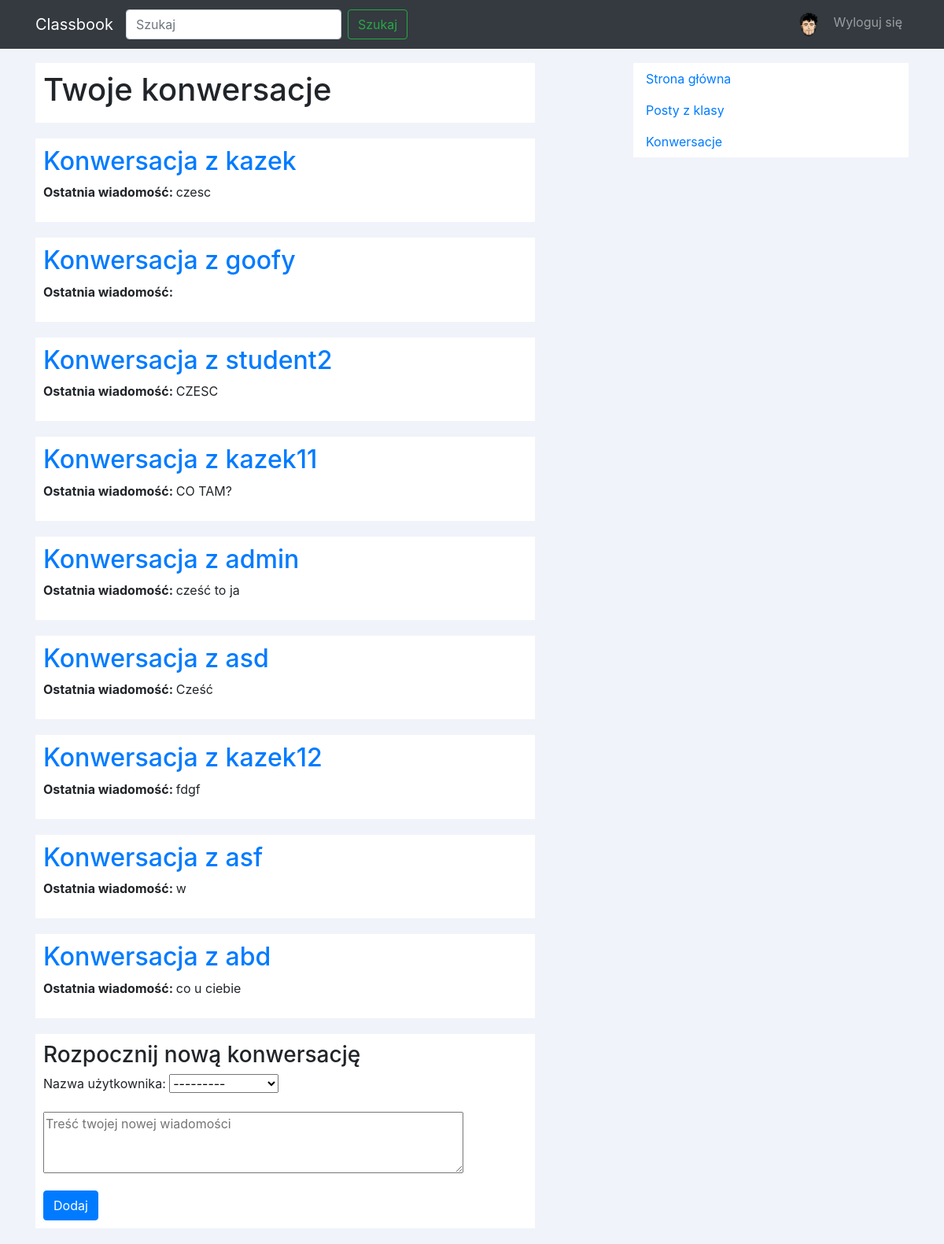
The app's page /conversations/ (signed in) with its own data.
### main/models.py (models this page shows, shortened)
class Profile(models.Model):
	user = models.OneToOneField(User, on_delete=models.CASCADE)
	avatar = models.ImageField(upload_to='main/static/main/avatars/', blank=True, null=True)
	description = models.CharField(max_length=1024, blank=True, null=True)

class Conversation(models.Model):
	user1 = models.ForeignKey(User, on_delete=models.CASCADE, related_name="user1")
	user2 = models.ForeignKey(User, on_delete=models.CASCADE, related_name="user2")
	messages = models.ManyToManyField(Message, null=True, blank=True)

class Message(models.Model):
	date = models.DateTimeField(default=datetime.now)
	content = models.CharField(max_length=10000)
	sender = models.ForeignKey(User, on_delete=models.CASCADE, null=True, blank=True, related_name="sender")
	class Meta:
		ordering = ['date']

### main/views.py (the view, shortened to what this page needs)
# urls.py: url(r'^conversations/$', views.get_conversations, name="get_conversations"),
@login_required(login_url='/')
def get_conversations(request):
	conversations = list(set(list(chain(
		Conversation.objects.filter(user1=request.user),
		Conversation.objects.filter(user2=request.user)
	))))
	form = ConversationForm()
	context = {
		"conversations": conversations,
		"form": form
	}
	return render(request, 'main/conversations.html', context)

### main/forms.py
class ConversationForm(forms.Form):
	user = forms.ModelChoiceField(queryset=User.objects.all(), label="Nazwa użytkownika")
	new_message = forms.CharField(max_length=256, label="", widget=forms.Textarea(attrs=
		{'cols': 50, 'rows': 3, 'placeholder': 'Treść twojej nowej wiadomości'}))

### main/templatetags/profile.py (called while the page is built)
@register.simple_tag
def get_profile_avatar(user, view_name = 0, username = 0):
	if view_name:
		avatar = Profile.objects.get(user=User.objects.get(username=username)).avatar
	else:
		avatar = Profile.objects.get(user=user).avatar
	if avatar:
		return avatar.url[4:]
	else:
		return '/static/main/avatars/default.png'

@register.simple_tag
def get_conversation_username(conversation, user):
	if conversation.user1 == user:
		return conversation.user2.username
	else:
		return conversation.user1.username

### main/templates/main/conversations.html (shortened to what this page needs)
{% extends 'main/base.html' %}
{% block header %}
	{% load profile %}
{% endblock %}
{% block content %}
	<div id="about" class="post">
		<h1>Twoje konwersacje</h1>
	</div>
	<div id="posts">
		{% for conversation in conversations %}
			<div class="post">
				<h2 class="post-title"> <a href="{% url 'conversation_view' conversation.id %}">Konwersacja z {% get_conversation_username conversation user %}</a> </h2>
				<p>
					<b>Ostatnia wiadomość: </b>{{ conversation.messages.last.content }}
				</p>
			</div>
		{% endfor %}
	</div>
	<div class="post">
		<h3>Rozpocznij nową konwersację</h3>
		<form method="POST">
			{{ form.as_p }}
			<button type="submit" class="btn btn-primary">Dodaj</button>
		</form>
	</div>
{% endblock %}

### main/templates/main/base.html (shortened to what this page needs)
{% load profile %}
<!DOCTYPE html>
<html>
<head>
	{% load static %}
	{% load humanize %}
	<link rel="stylesheet" href="https://maxcdn.bootstrapcdn.com/bootstrap/4.0.0/css/bootstrap.min.css">
	<link rel="stylesheet" type="text/css" href="{% static 'main/base.css' %}">
</head>
<body style="padding-top : 60px;">
	<nav class="navbar navbar-expand-lg navbar-dark bg-dark fixed-top">
		<div class="container">
			<a class="navbar-brand" href="{% url 'index' %}">Classbook</a>
			<div class="collapse navbar-collapse" id="navbarSupportedContent">
				<form class="form-inline my-2 my-lg-0" method="POST" action="{% url 'search_view' %}">
					<input class="form-control mr-sm-2" name="search_text" type="search" placeholder="Szukaj" aria-label="Search">
					<button class="btn btn-outline-success my-2 my-sm-0" type="submit">Szukaj</button>
				</form>
				<ul class="navbar-nav navbar-right ml-auto">
					{% if request.user.is_authenticated %}
					<li class="nav-item profile-userpic-small">
						<a class="nav-link" href="{% url 'user_view' request.user.username %}">
							<img class="avatar" src="{% get_profile_avatar request.user %}" />
						</a>
					</li>
					<li class="nav-item">
						<a class="nav-link" href="{% url 'logout' %}">Wyloguj się</a>
					</li>
					{% endif %}
				</ul>
			</div>
		</div>
	</nav>
	<div class="container">
		<div class="row">
			<div class="col-md-7">
				{% block content %} {% endblock %}
			</div>
			<div class="col-md-1">
			</div>
			<div class="col-md-4" id="menu">
				{% include 'main/menu.html' %}
			</div>
		</div>
	</div>
</body>
</html>

### main/static/main/base.css (style rules this page uses)
body { background-color: #f8f9fa; }
#add_new_post, #menu { margin-top: 20px; margin-bottom: 20px; }
.post { position: relative; background-color: white; padding: 10px; margin-bottom: 20px; }
.post-title { word-wrap: break-word; }
#posts, #about { margin-top: 20px; }
.avatar { vertical-align: middle; width: 30px; height: 30px; border-radius: 50%; }

### main/static/main/menu.css (style rules this page uses)
body { background: #F1F3FA; }

### records on screen
Conversation: user1+user2 "kazek", messages.last.content "czesc"
Conversation: user1+user2 "goofy"
Conversation: user1+user2 "student2", messages.last.content "CZESC"
Conversation: user1+user2 "kazek11", messages.last.content "CO TAM?"
Conversation: user1+user2 "admin", messages.last.content "cześć to ja"
Conversation: user1+user2 "asd", messages.last.content "Cześć"
Conversation: user1.username "kazek12", messages.last.content "fdgf"
Conversation: user1.username "asf", messages.last.content "w"
Conversation: user1.username "abd", messages.last.content "co u ciebie"
